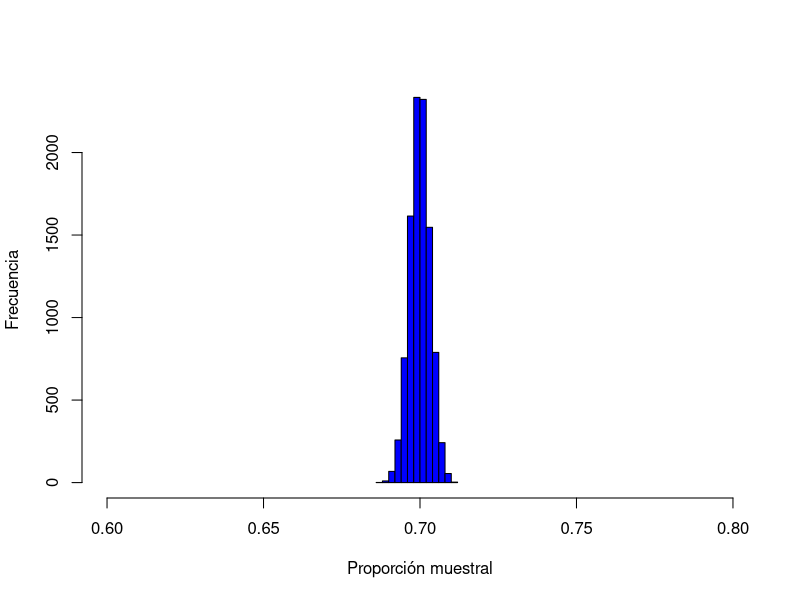
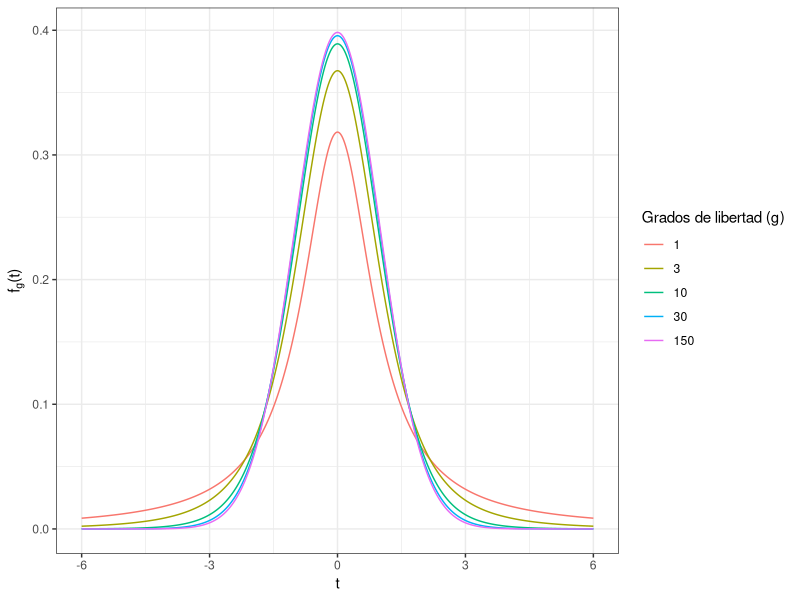

Source code (R) for these figures, in order:
## ---- chunk 1
#| echo: true
poblacion = c(rep(1, 11900000), rep(0, 5100000))
set.seed(314159)
p_muestra =  mean(sample(poblacion, 20000, replace = FALSE))
p_muestra
## ---- chunk 2
#| echo: true
library(purrr)
p_muestras = map_dbl(
    1:10000,
    ~ mean(sample(poblacion, 20000, replace = FALSE))
)
head(p_muestras)
## ---- chunk 3
#| label: fig-histograma-phat
#| fig-cap: Histograma de los valores de la proporción muestral para las 10000 muestras extraidas.
#| warning: false
#| fig-width: 10
#| fig-height: 7
hist(
    p_muestras,
    col = "blue",
    xlab = "Proporción muestral",
    ylab = "Frecuencia",
    main = "",
    xlim = c(0.6, 0.8)
)
## ---- chunk 4
#| label: fig-densidad-student
#| fig-cap: Densidad de la distribución t de Student para varios valores de los grados de libertad
#| warning: false
#| fig-width: 10
#| fig-height: 7
library(purrr)
library(ggplot2)

df = c(1, 3, 10, 30, 150)
x <- seq(-6, 6, by = 0.01)
densidad <- map_dfr(df, ~ data.frame(x = x, y = dt(x, df = .), df = .))

densidad |>
    ggplot(aes(x, y, col = factor(df))) +
    geom_line() +
    labs(x = "t", y = expression(paste(f[g],"(t)"))) +
    scale_color_discrete(name = "Grados de libertad (g)") +
    theme_bw()
